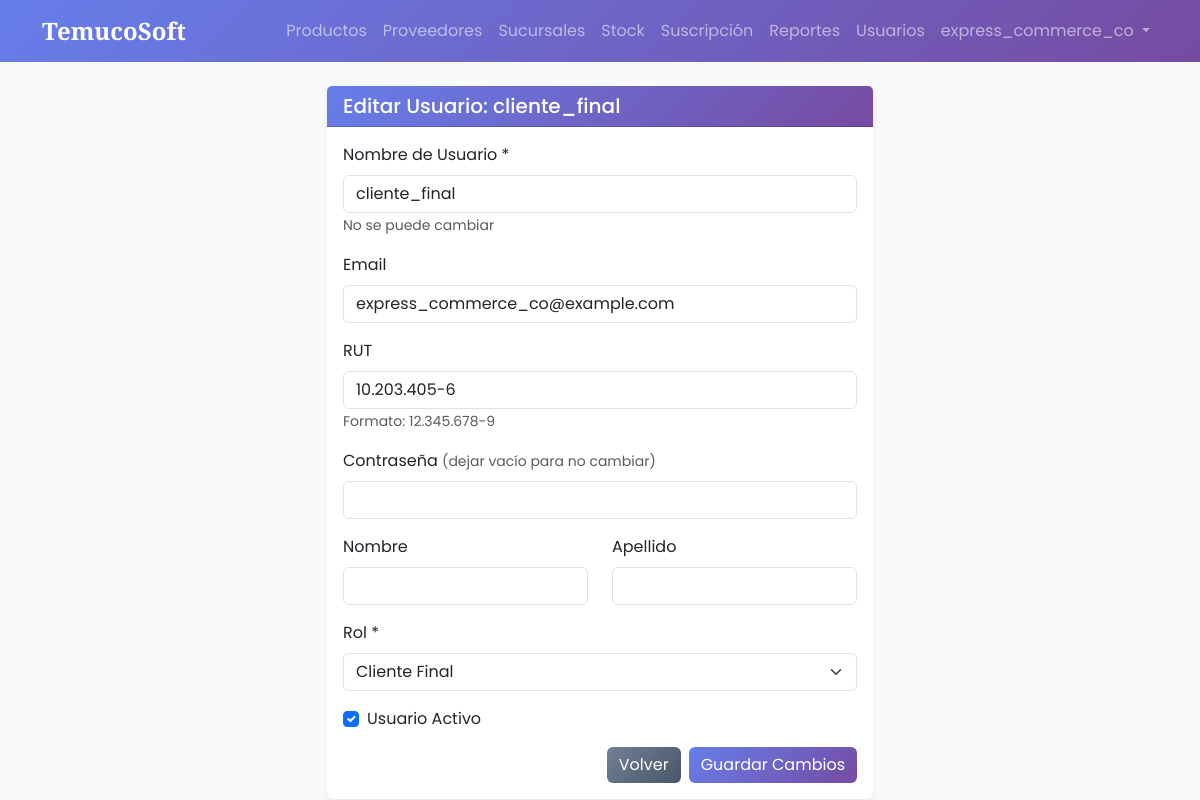
Page /users/9/edit/ (signed in) on the committed database.
### core/models.py (models this page shows, shortened)
class User(AbstractUser):
    ROLES = (
        ('super_admin', 'Super Admin (TemucoSoft)'),
        ('admin_cliente', 'Admin Cliente'),
        ('gerente', 'Gerente'),
        ('vendedor', 'Vendedor'),
        ('cliente_final', 'Cliente Final'),
    )
    rut = models.CharField(
        max_length=12,
        blank=True,
        null=True,
        validators=[validar_rut],
        help_text="Formato: 12.345.678-9 o 12345678-9"
    )
    role = models.CharField(max_length=20, choices=ROLES, default='cliente_final')
    company = models.CharField(max_length=100, blank=True, null=True)
    created_at = models.DateTimeField(auto_now_add=True)

### core/views.py (the view, shortened to what this page needs)
# urls.py: path('users/<int:user_id>/edit/', user_edit_view, name='user_edit'),
@login_required
def user_edit_view(request, user_id):
    user_obj = get_object_or_404(User, id=user_id)
    if request.user.role not in ['admin_cliente', 'super_admin']:
        messages.error(request, "No tiene permisos para editar usuarios.")
        return redirect('home')
    if request.user.role == 'admin_cliente' and user_obj.company != request.user.company:
        messages.error(request, "No puede editar usuarios de otra empresa.")
        return redirect('user_list')
    return render(request, 'core/user_form.html', {'user': user_obj, 'mode': 'edit'})

### core/templates/core/user_form.html (shortened to what this page needs)
{% extends 'core/base.html' %}
{% block content %}
<div class="row justify-content-center">
    <div class="col-md-6">
        <div class="card shadow-sm">
            <div class="card-header bg-primary text-white">
                <h5 class="mb-0">
                    {% if mode == 'create' %}
                        Crear Nuevo Usuario
                    {% else %}
                        Editar Usuario: {{ user.username }}
                    {% endif %}
                </h5>
            </div>
            <div class="card-body">
                <form method="POST">
                    <div class="mb-3">
                        <label for="username" class="form-label">Nombre de Usuario *</label>
                        <input type="text" class="form-control" id="username" name="username"
                               value="{% if user %}{{ user.username }}{% endif %}"
                               {% if mode == 'edit' %}readonly{% else %}required{% endif %}>
                        {% if mode == 'edit' %}<small class="text-muted">No se puede cambiar</small>{% endif %}
                    </div>
                    <div class="mb-3">
                        <label for="email" class="form-label">Email</label>
                        <input type="email" class="form-control" id="email" name="email"
                               value="{% if user %}{{ user.email }}{% endif %}">
                    </div>
                    <div class="mb-3">
                        <label for="rut" class="form-label">RUT</label>
                        <input type="text" class="form-control" id="rut" name="rut"
                               value="{% if user %}{{ user.rut }}{% endif %}"
                               pattern="^\d{1,2}\.\d{3}\.\d{3}-[\dkK]$"
                               placeholder="12.345.678-9"
                               title="Formato: 12.345.678-9">
                        <small class="text-muted">Formato: 12.345.678-9</small>
                    </div>
                    <div class="mb-3">
                        <label for="password" class="form-label">
                            Contraseña
                            {% if mode == 'create' %}*{% else %}<small class="text-muted">(dejar vacío para no cambiar)</small>{% endif %}
                        </label>
                        <input type="password" class="form-control" id="password" name="password"
                               {% if mode == 'create' %}required{% endif %}>
                    </div>
                    <div class="row">
                        <div class="col-md-6 mb-3">
                            <label for="first_name" class="form-label">Nombre</label>
                            <input type="text" class="form-control" id="first_name" name="first_name"
                                   value="{% if user %}{{ user.first_name }}{% endif %}">
                        </div>
                        <div class="col-md-6 mb-3">
                            <label for="last_name" class="form-label">Apellido</label>
                            <input type="text" class="form-control" id="last_name" name="last_name"
                                   value="{% if user %}{{ user.last_name }}{% endif %}">
                        </div>
                    </div>
                    <div class="mb-3">
                        <label for="role" class="form-label">Rol *</label>
                        <select class="form-select" id="role" name="role" required>
                            <option value="cliente_final" {% if user.role == 'cliente_final' %}selected{% endif %}>Cliente Final</option>
                        </select>
                    </div>
                    {% if mode == 'edit' %}
                    <div class="mb-3">
                        <div class="form-check">
                            <input class="form-check-input" type="checkbox" id="is_active" name="is_active"
                                   {% if user.is_active %}checked{% endif %}>
                            <label class="form-check-label" for="is_active">
                                Usuario Activo
                            </label>
                        </div>
                    </div>
                    {% endif %}
                    <div class="d-grid gap-2 d-md-flex justify-content-md-end">
                        {% if mode == 'create' %}
                            <a href="{% url 'user_list' %}" class="btn btn-secondary">Cancelar</a>
                        {% else %}
                            <a href="{% url 'user_list' %}" class="btn btn-secondary">Volver</a>
                        {% endif %}
                        <button type="submit" class="btn btn-primary">
                            {% if mode == 'create' %}
                                Crear Usuario
                            {% else %}
                                Guardar Cambios
                            {% endif %}
                        </button>
                    </div>
                </form>
            </div>
        </div>
    </div>
</div>
{% endblock %}

### core/templates/core/base.html (shortened to what this page needs)
<!DOCTYPE html>
<html lang="es">
<head>
    <link href="https://cdn.jsdelivr.net/npm/bootstrap@5.3.0/dist/css/bootstrap.min.css" rel="stylesheet">
</head>
<body>
    <nav class="navbar navbar-expand-lg navbar-dark navbar-custom mb-4">
        <div class="container">
            <a class="navbar-brand" href="/">TemucoSoft</a>
            <div class="collapse navbar-collapse" id="navbarNav">
                <ul class="navbar-nav ms-auto">
                    {% if request.user.is_authenticated %}
                        {% if request.user.role == 'admin_cliente' or request.user.role == 'super_admin' %}
                            <li class="nav-item"><a class="nav-link" href="{% url 'product_list' %}">Productos</a></li>
                            <li class="nav-item"><a class="nav-link" href="{% url 'supplier_list' %}">Proveedores</a></li>
                            <li class="nav-item"><a class="nav-link" href="{% url 'branch_list' %}">Sucursales</a></li>
                            <li class="nav-item"><a class="nav-link" href="{% url 'inventory' %}">Stock</a></li>
                            <li class="nav-item"><a class="nav-link" href="{% url 'subscription' %}">Suscripción</a></li>
                            <li class="nav-item"><a class="nav-link" href="{% url 'reports' %}">Reportes</a></li>
                            <li class="nav-item"><a class="nav-link" href="{% url 'user_list' %}">Usuarios</a></li>
                        {% endif %}
                        <li class="nav-item dropdown">
                            <a class="nav-link dropdown-toggle" href="#" role="button" data-bs-toggle="dropdown">
                                {{ request.user.username }}
                            </a>
                        </li>
                    {% else %}
                        <li class="nav-item"><a class="nav-link" href="{% url 'login' %}">Iniciar Sesión</a></li>
                    {% endif %}
                </ul>
            </div>
        </div>
    </nav>
    <div class="container">
        {% block content %}
        {% endblock %}
    </div>
</body>
</html>

### core/templates/core/base.html (style rules this page uses)
body { font-family: 'Poppins', sans-serif; background-color: #f8f9fa; }
.navbar-brand { font-family: 'Playfair Display', serif; font-weight: 700; font-size: 1.5rem; }
.navbar-custom { background: linear-gradient(135deg, #667eea 0%, #764ba2 100%); }
.card { transition: transform 0.2s, box-shadow 0.2s; border: none; box-shadow: 0 2px 8px rgba(0,0,0,0.08); }
.bg-primary { background: linear-gradient(135deg, #667eea 0%, #764ba2 100%) !important; }
.btn-primary { background: linear-gradient(135deg, #667eea 0%, #764ba2 100%); border: none; }
.btn-secondary { background: linear-gradient(135deg, #718096 0%, #4A5568 100%); border: none; }

### rows in the picture
User: user.username "express_commerce_co"
User: username "cliente_final", email "express_commerce_co@example.com", rut "10.203.405-6", role "Cliente Final", is_active "☑"
